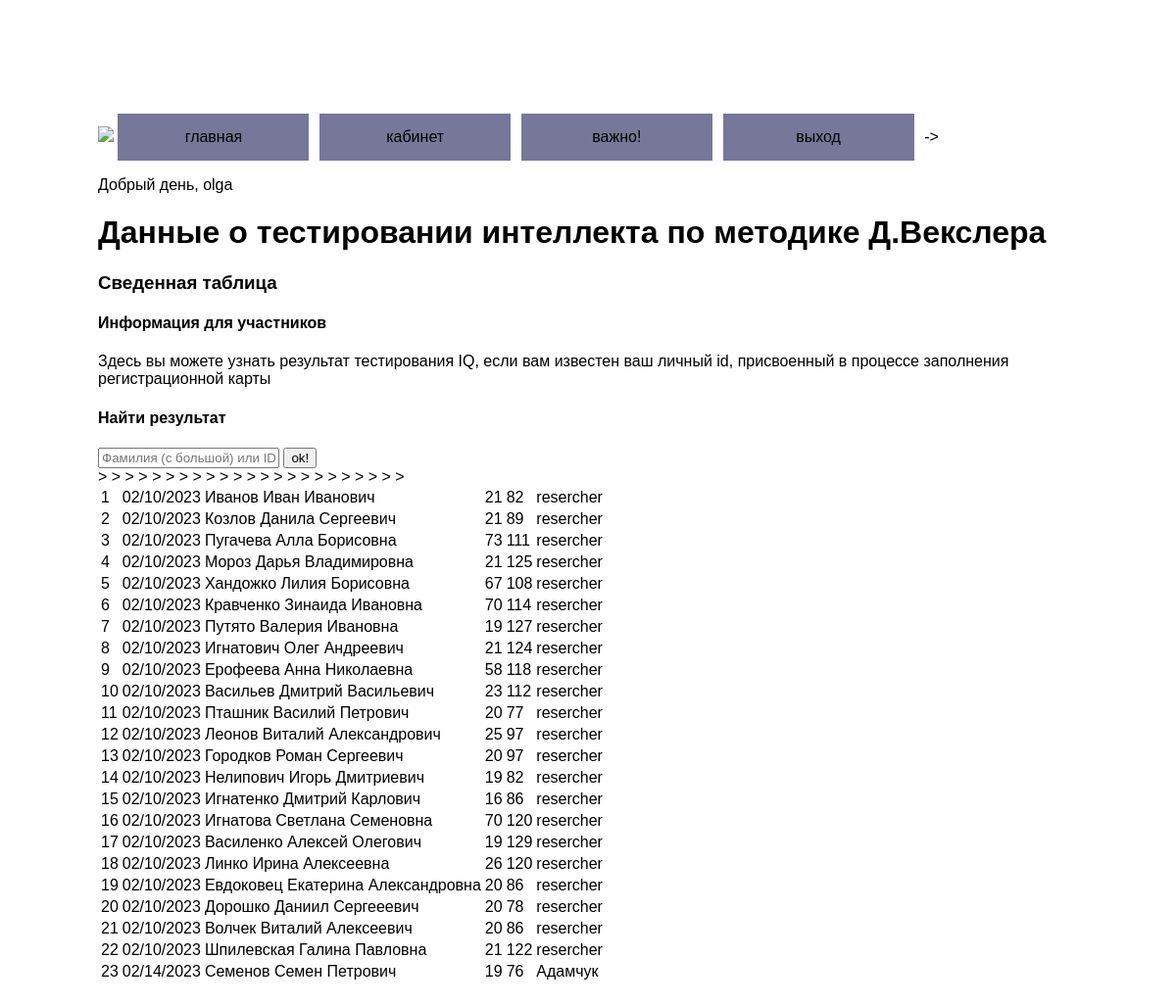
The app's page / (signed in) with its own data.
### Date/models.py (models this page shows, shortened)
class Date(models.Model):
    created = models.DateTimeField(auto_now_add=True, verbose_name='Дата заполнения')
    name = models.CharField(max_length=200, db_index=True, blank=True, verbose_name='фамилия')
    class Gender(models.TextChoices):
        MALE = 'm', 'мужской'
        FEMAL = 'f', 'женский'
        __empty__ = 'уточнить пол'
    gender = models.CharField(max_length=1, choices=Gender.choices, verbose_name='пол')
    age = models.IntegerField(verbose_name='возраст')
    class Status(models.TextChoices):
        SINGLE = 's', 'холост/не замужем'
        MARRIED = 'm', 'в браке'
        DIVORSED = 'd', 'в разводе'
        WIDOW_ER = 'w', 'вдов_а'
    status = models.CharField(max_length=1, choices=Status.choices, verbose_name='социальный статус')
    efficiency = models.DecimalField(max_digits=4, decimal_places=1, blank=True, null=True, default='some_value', verbose_name='эффективность работы')
    workability = models.DecimalField(max_digits=4, decimal_places=1, verbose_name='врабатываемость')
    mentalstab = models.DecimalField(max_digits=4, decimal_places=1, verbose_name='устойчивость')
    IQV = models.IntegerField(verbose_name='IQверб')
    IQN = models.IntegerField(verbose_name='IQневерб')
    iq = models.IntegerField(verbose_name='IQобщ')
    slug = models.SlugField(unique=True)
    resercher = models.CharField(max_length= 200, blank=True, null=True, verbose_name='Исследователь')
    class Meta:
        verbose_name = 'исследуемый'
        verbose_name_plural = 'исследуемые'

### Date/views.py (the view)
# urls.py: path('', index, name='home'),
def index(request):
    dates = Date.objects.all()
    context = {'dates': dates}
    return render(request, 'Date/index.html', context)

### Date/templates/Date/index.html (shortened to what this page needs)
{% extends 'Date/base.html' %}
{% load static %}
{% block css_additional %}  <link rel="stylesheet" href="{% static 'Date/css/style.css' %}"> {% endblock %}
{% block content %}
<div >
	{% if user.is_authenticated %}
<p>Добрый день, {{user.username}} </p>
{% else %}
<p> Вы не авторизировались. Функционал сайта ограничен для посетителей! </p>
{% endif %}
</div>
<h1> Данные о тестировании интеллекта  по методике Д.Векслера </h1>
<h3> Сведенная таблица </h3>
<h4> Информация для участников </h4>
<p>     Здесь вы можете узнать результат тестирования IQ, если вам известен ваш личный id, присвоенный в процессе заполнения регистрационной карты </p>
<h4> Найти результат </h4>
<form action="{% url 'search_results' %}" method="GET">
    <input name="case" type="text" placeholder="Фамилия (c большой) или ID">
    <input type="submit" value="ok!">
</form>
<table>
    {% for d in dates %}
        <tr>
        <td> {{d.id}} </td>
        <td>{{d.created|date:"SHORT_DATE_FORMAT"}}</td>
        <td>{{d.name}} </td>
        <td>{{d.age}} </td>
        <td>{{d.iq}} </td>
            <td> {{d.resercher}}</td>>
     </tr>
    {% endfor %}
    </table>
     {% endblock %}

### Date/static/Date/css/style.css (style rules this page uses)
div { display: block }
html { background-color: white }
body { background-color: white; margin: 0; padding: 100px; font-family: sans-serif; }

### records on screen
Date: id "1", created "02/10/2023", name "Иванов Иван Иванович", age "21", iq "82", resercher "resercher"
Date: id "2", created "02/10/2023", name "Козлов Данила Сергеевич", age "21", iq "89", resercher "resercher"
Date: id "3", created "02/10/2023", name "Пугачева Алла Борисовна", age "73", iq "111", resercher "resercher"
Date: id "4", created "02/10/2023", name "Мороз Дарья Владимировна", age "21", iq "125", resercher "resercher"
Date: id "5", created "02/10/2023", name "Хандожко Лилия Борисовна", age "67", iq "108", resercher "resercher"
Date: id "6", created "02/10/2023", name "Кравченко Зинаида Ивановна", age "70", iq "114", resercher "resercher"
Date: id "7", created "02/10/2023", name "Путято Валерия Ивановна", age "19", iq "127", resercher "resercher"
Date: id "8", created "02/10/2023", name "Игнатович Олег Андреевич", age "21", iq "124", resercher "resercher"
Date: id "9", created "02/10/2023", name "Ерофеева Анна Николаевна", age "58", iq "118", resercher "resercher"
Date: id "10", created "02/10/2023", name "Васильев Дмитрий Васильевич", age "23", iq "112", resercher "resercher"
Date: id "11", created "02/10/2023", name "Пташник Василий Петрович", age "20", iq "77", resercher "resercher"
Date: id "12", created "02/10/2023", name "Леонов Виталий Александрович", age "25", iq "97", resercher "resercher"
Date: id "13", created "02/10/2023", name "Городков Роман Сергеевич", age "20", iq "97", resercher "resercher"
Date: id "14", created "02/10/2023", name "Нелипович Игорь Дмитриевич", age "19", iq "82", resercher "resercher"
Date: id "15", created "02/10/2023", name "Игнатенко Дмитрий Карлович", age "16", iq "86", resercher "resercher"
Date: id "16", created "02/10/2023", name "Игнатова Светлана Семеновна", age "70", iq "120", resercher "resercher"
Date: id "17", created "02/10/2023", name "Василенко Алексей Олегович", age "19", iq "129", resercher "resercher"
Date: id "18", created "02/10/2023", name "Линко Ирина Алексеевна", age "26", iq "120", resercher "resercher"
Date: id "19", created "02/10/2023", name "Евдоковец Екатерина Александровна", age "20", iq "86", resercher "resercher"
Date: id "20", created "02/10/2023", name "Дорошко Даниил Сергееевич", age "20", iq "78", resercher "resercher"
Date: id "21", created "02/10/2023", name "Волчек Виталий Алексеевич", age "20", iq "86", resercher "resercher"
Date: id "22", created "02/10/2023", name "Шпилевская Галина Павловна", age "21", iq "122", resercher "resercher"
Date: id "23", created "02/14/2023", name "Семенов Семен Петрович", age "19", iq "76", resercher "Адамчук"

### other values on screen
{{ user.username }} "olga"
